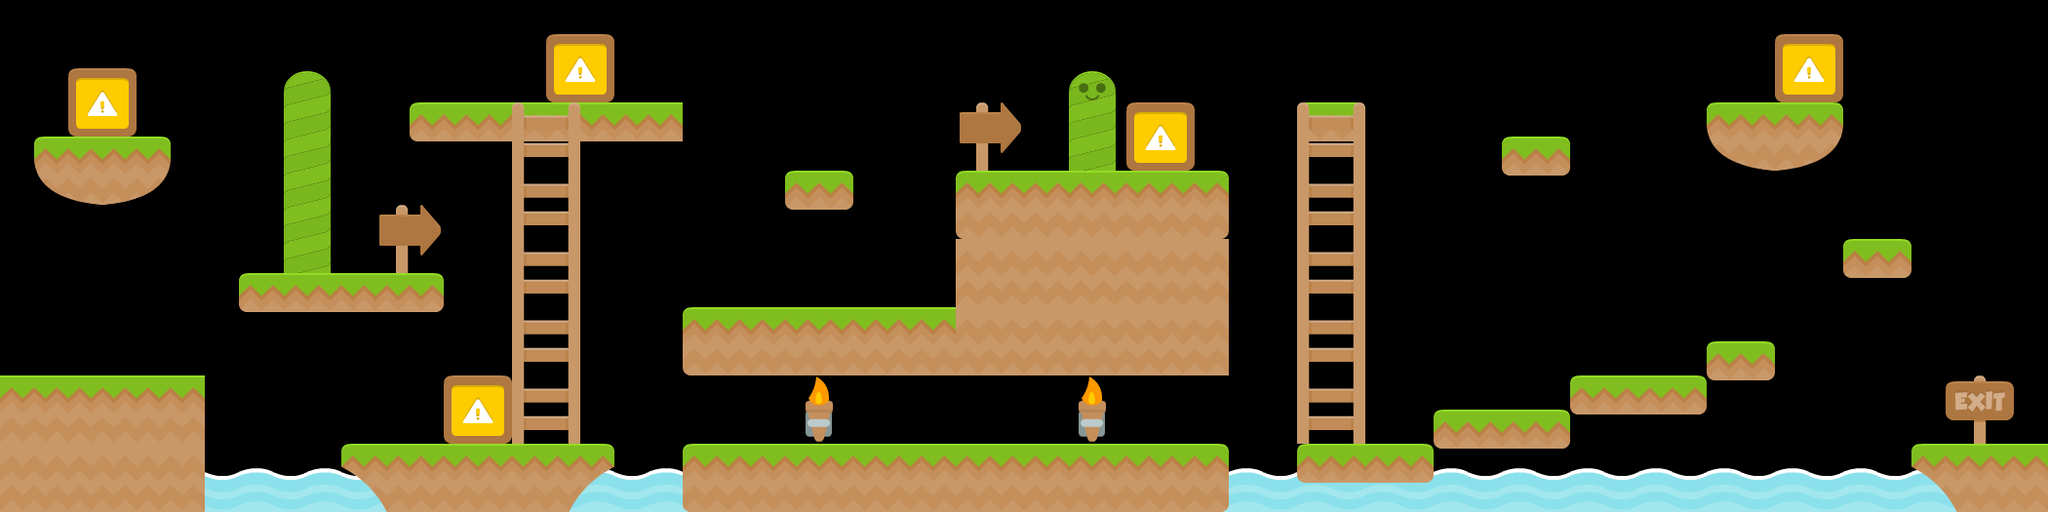

A 2D game scene composited from a Tiled map and its tileset images. What follows is a short description and the map's XML, with each tile layer's data collapsed to a summary:
An orthogonal 60x15 tile map with 35x35 px tiles, 4 tile layers (Background Images, Platforms, Ladders, Enemies).

<map version="1.0" orientation="orthogonal" renderorder="right-down" width="60" height="15" tilewidth="35" tileheight="35" nextobjectid="1">
 <tileset firstgid="1" name="Platformer" tilewidth="70" tileheight="70" spacing="2" margin="2" tilecount="196">
  <image source="tileset.png" width="1024" height="1024" />
 </tileset>
 <layer name="Background Images" width="60" height="15">
  <data>[900 cells, 28 non-empty, 7 distinct tile ids]</data>
 </layer>
 <layer name="Platforms" width="60" height="15">
  <data>[900 cells, 58 non-empty, 12 distinct tile ids]</data>
 </layer>
 <layer name="Ladders" width="60" height="15">
  <data>[900 cells, 10 non-empty, 2 distinct tile ids]</data>
 </layer>
 <layer name="Enemies" width="60" height="15">
  <data>[900 cells, 5 non-empty, 1 distinct tile ids]</data>
 </layer>
</map>
